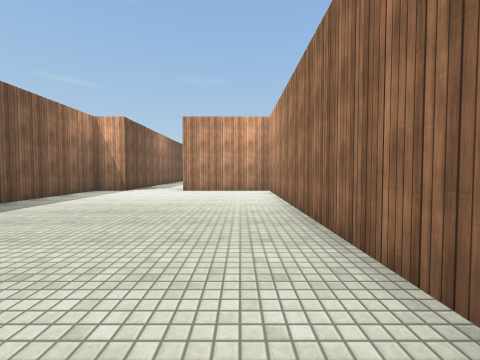
View 1 (above)

17 first-person views from a walk through a Unity game level. The camera is 1.3 m above the floor, tilts 2° down and sees 90° across. The floor is counted in squares, 2 m on a side. Each view is taken from the middle of a square. On the plan, view 1 faces up. The plan holds only what a view shows up to about 9 squares ahead; the rest is blank. The place goes on beyond the plan. Surface patterns are stand-ins for the level's own textures.

View 2
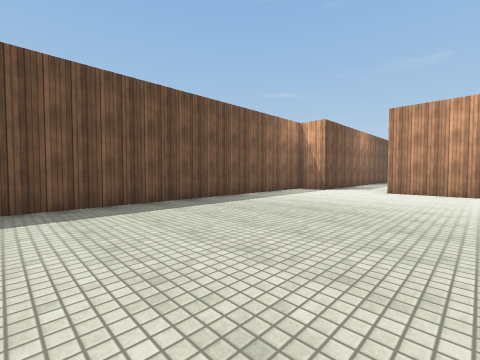

View 3
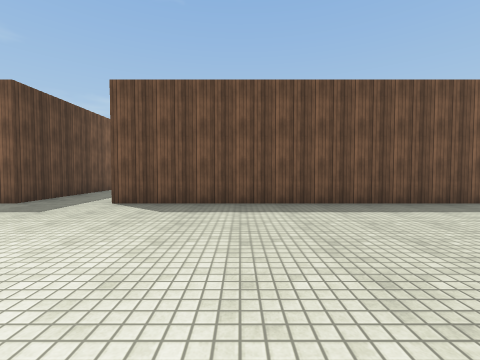

View 4
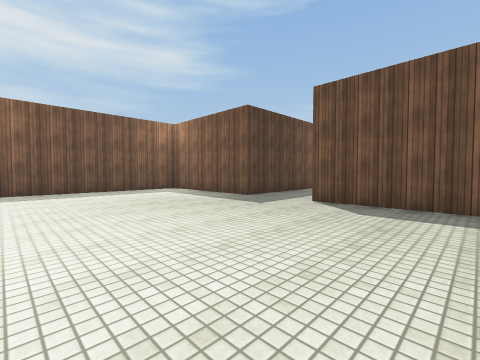

View 5
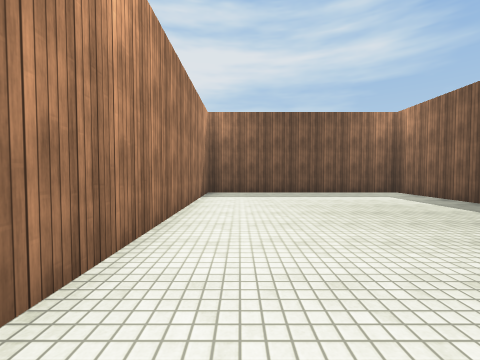

View 6
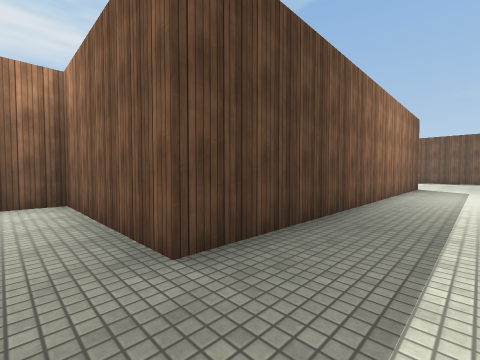

View 7
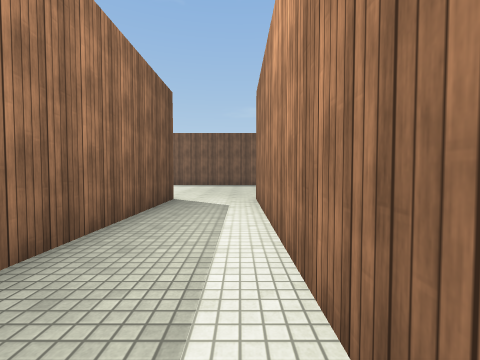

View 8
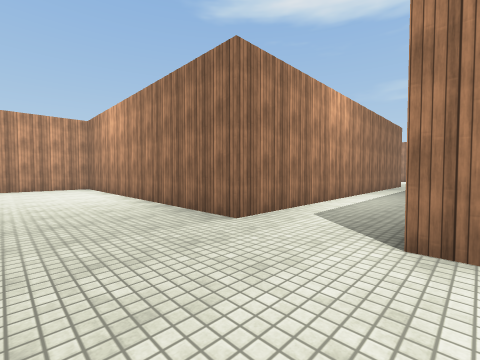

View 9
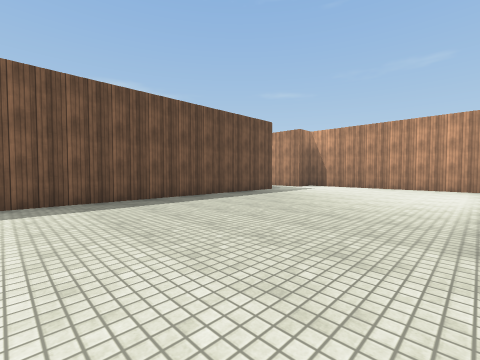

View 10
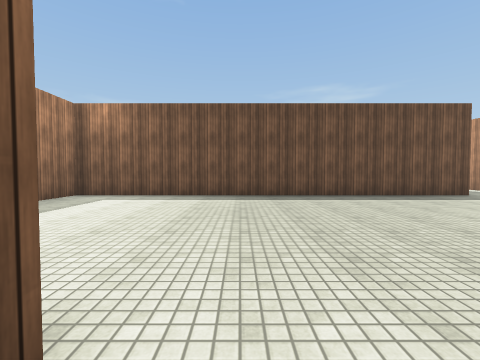

View 11
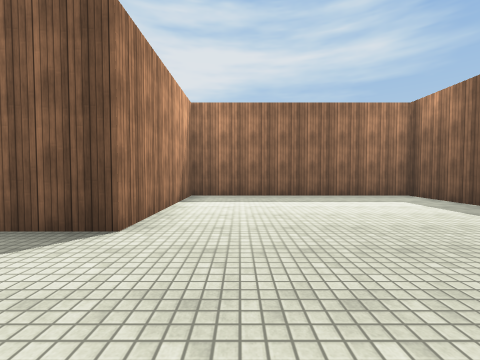

View 12
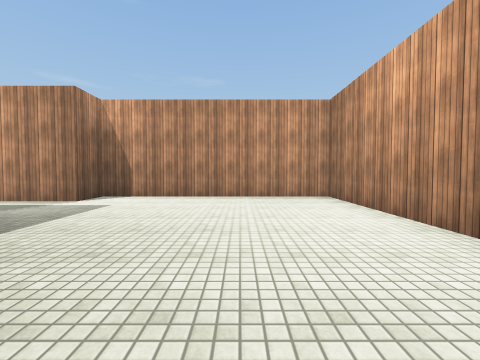

View 13
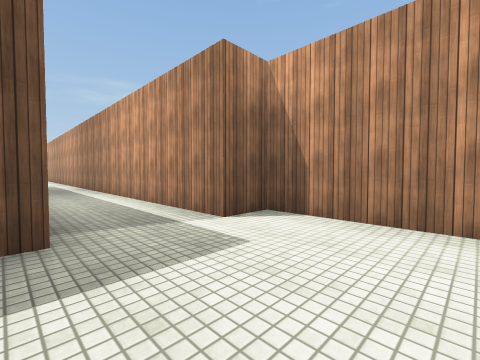

View 14
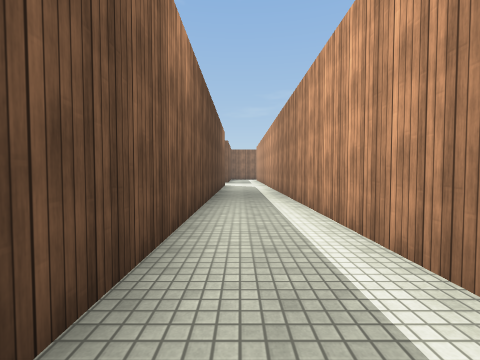

View 15
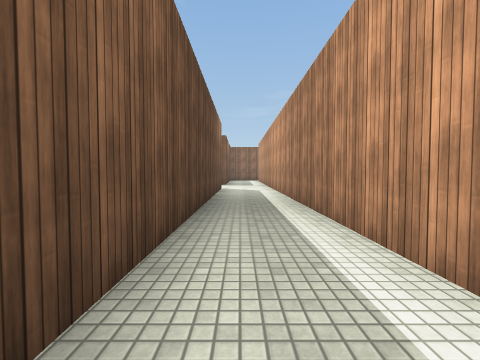

View 16
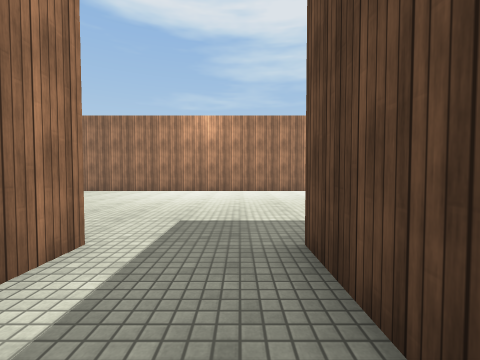

View 17
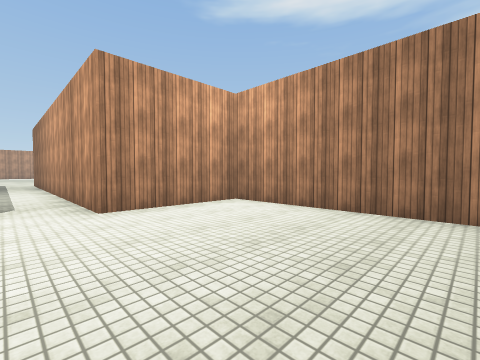

### Floor plan
Ten units are one square. View 1 is at (0, 0); x grows to the right and y downward. Boxes are objects, and circles mark ways between rooms. Rooms are numbered by the first view taken in them; rooms with no view inside come last. Other rooms are left out.
<svg viewBox="-290 -95 305 195">
<path fill="none" stroke="#000" d="M-39 -90 -39 -81 -49 -81 -49 36 -147 36M-147 56 -49 56 -49 95 10 95 10 -81 -19 -81M-206 -14 -206 95 -147 95 -147 56M-147 36 -147 -42 -206 -42 -206 -32 -285 -32M-285 -13 -216 -13"/>
<circle cx="-140" cy="45" r="3" fill="#2a7"/>
<text x="-30" y="10">1</text>
<text x="-190" y="20">2</text>
</svg>
Room 1 opens to room 2.

Where each view was taken, in squares from view 1:
view 1: 0 up, 0 right, facing up
view 2: 0 up, 0 right, facing up-left
view 3: 1 down, 0 right, facing left
view 4: 1 down, 0 right, facing down-left
view 5: 2 down, 0 right, facing down
view 6: 4 down, 4 left, facing down-left
view 7: 4 down, 9 left, facing left
view 8: 6 down, 17 left, facing up-right
view 9: 6 down, 15 left, facing up-left
view 10: 5 down, 14 left, facing left
view 11: 3 down, 16 left, facing down
view 12: 2 down, 17 left, facing up
view 13: 1 up, 18 left, facing up-left
view 14: 2 up, 21 left, facing left
view 15: 2 up, 23 left, facing left
view 16: 5 down, 7 left, facing right
view 17: 4 up, 3 left, facing up-right
